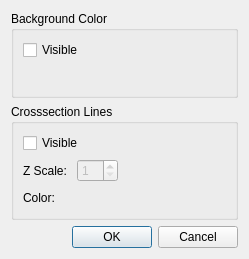
<?xml version="1.0" encoding="UTF-8"?>
<ui version="4.0">
 <class>RawDataRiverSurveyDisplaySettingDialog</class>
 <widget class="QDialog" name="RawDataRiverSurveyDisplaySettingDialog">
  <property name="geometry">
   <rect>
    <x>0</x>
    <y>0</y>
    <width>249</width>
    <height>239</height>
   </rect>
  </property>
  <property name="windowTitle">
   <string>Display Setting</string>
  </property>
  <layout class="QVBoxLayout" name="verticalLayout_2">
   <item>
    <widget class="QGroupBox" name="bgGroupBox">
     <property name="title">
      <string>Background Color</string>
     </property>
     <layout class="QVBoxLayout" name="verticalLayout">
      <item>
       <widget class="QCheckBox" name="bgVisibleCheckBox">
        <property name="text">
         <string>Visible</string>
        </property>
       </widget>
      </item>
      <item>
       <layout class="QHBoxLayout" name="horizontalLayout">
        <item>
         <spacer name="horizontalSpacer_2">
          <property name="orientation">
           <enum>Qt::Horizontal</enum>
          </property>
          <property name="sizeType">
           <enum>QSizePolicy::Fixed</enum>
          </property>
          <property name="sizeHint" stdset="0">
           <size>
            <width>15</width>
            <height>20</height>
           </size>
          </property>
         </spacer>
        </item>
        <item>
         <widget class="TransparencyWidget" name="transparencyWidget" native="true">
          <property name="enabled">
           <bool>false</bool>
          </property>
         </widget>
        </item>
        <item>
         <spacer name="horizontalSpacer">
          <property name="orientation">
           <enum>Qt::Horizontal</enum>
          </property>
          <property name="sizeHint" stdset="0">
           <size>
            <width>40</width>
            <height>20</height>
           </size>
          </property>
         </spacer>
        </item>
       </layout>
      </item>
     </layout>
    </widget>
   </item>
   <item>
    <widget class="QGroupBox" name="crosssectionGroupBox">
     <property name="title">
      <string>Crosssection Lines</string>
     </property>
     <layout class="QGridLayout" name="gridLayout">
      <item row="0" column="0" colspan="2">
       <widget class="QCheckBox" name="clVisibleCheckBox">
        <property name="text">
         <string>Visible</string>
        </property>
       </widget>
      </item>
      <item row="1" column="0">
       <widget class="QLabel" name="zScaleLabel">
        <property name="text">
         <string>Z Scale: </string>
        </property>
       </widget>
      </item>
      <item row="1" column="1">
       <layout class="QHBoxLayout" name="horizontalLayout_2">
        <item>
         <widget class="QSpinBox" name="zScaleSpinBox">
          <property name="enabled">
           <bool>false</bool>
          </property>
          <property name="minimum">
           <number>1</number>
          </property>
         </widget>
        </item>
        <item>
         <spacer name="horizontalSpacer_3">
          <property name="orientation">
           <enum>Qt::Horizontal</enum>
          </property>
          <property name="sizeHint" stdset="0">
           <size>
            <width>40</width>
            <height>20</height>
           </size>
          </property>
         </spacer>
        </item>
       </layout>
      </item>
      <item row="2" column="0">
       <widget class="QLabel" name="colorLabel">
        <property name="text">
         <string>Color:</string>
        </property>
       </widget>
      </item>
      <item row="2" column="1">
       <layout class="QHBoxLayout" name="horizontalLayout_3">
        <item>
         <widget class="ColorEditWidget" name="colorWidget">
          <property name="text">
           <string/>
          </property>
         </widget>
        </item>
        <item>
         <spacer name="horizontalSpacer_4">
          <property name="orientation">
           <enum>Qt::Horizontal</enum>
          </property>
          <property name="sizeHint" stdset="0">
           <size>
            <width>40</width>
            <height>20</height>
           </size>
          </property>
         </spacer>
        </item>
       </layout>
      </item>
     </layout>
    </widget>
   </item>
   <item>
    <spacer name="verticalSpacer">
     <property name="orientation">
      <enum>Qt::Vertical</enum>
     </property>
     <property name="sizeHint" stdset="0">
      <size>
       <width>20</width>
       <height>4</height>
      </size>
     </property>
    </spacer>
   </item>
   <item>
    <widget class="QDialogButtonBox" name="buttonBox">
     <property name="orientation">
      <enum>Qt::Horizontal</enum>
     </property>
     <property name="standardButtons">
      <set>QDialogButtonBox::Cancel|QDialogButtonBox::Ok</set>
     </property>
    </widget>
   </item>
  </layout>
 </widget>
 <customwidgets>
  <customwidget>
   <class>TransparencyWidget</class>
   <extends>QWidget</extends>
   <header>guibase/transparencywidget.h</header>
   <container>1</container>
  </customwidget>
  <customwidget>
   <class>ColorEditWidget</class>
   <extends>QLabel</extends>
   <header>guibase/coloreditwidget.h</header>
  </customwidget>
 </customwidgets>
 <resources/>
 <connections>
  <connection>
   <sender>buttonBox</sender>
   <signal>accepted()</signal>
   <receiver>RawDataRiverSurveyDisplaySettingDialog</receiver>
   <slot>accept()</slot>
   <hints>
    <hint type="sourcelabel">
     <x>236</x>
     <y>202</y>
    </hint>
    <hint type="destinationlabel">
     <x>157</x>
     <y>91</y>
    </hint>
   </hints>
  </connection>
  <connection>
   <sender>buttonBox</sender>
   <signal>rejected()</signal>
   <receiver>RawDataRiverSurveyDisplaySettingDialog</receiver>
   <slot>reject()</slot>
   <hints>
    <hint type="sourcelabel">
     <x>255</x>
     <y>202</y>
    </hint>
    <hint type="destinationlabel">
     <x>255</x>
     <y>91</y>
    </hint>
   </hints>
  </connection>
  <connection>
   <sender>bgVisibleCheckBox</sender>
   <signal>toggled(bool)</signal>
   <receiver>transparencyWidget</receiver>
   <slot>setEnabled(bool)</slot>
   <hints>
    <hint type="sourcelabel">
     <x>76</x>
     <y>46</y>
    </hint>
    <hint type="destinationlabel">
     <x>40</x>
     <y>73</y>
    </hint>
   </hints>
  </connection>
  <connection>
   <sender>clVisibleCheckBox</sender>
   <signal>toggled(bool)</signal>
   <receiver>zScaleSpinBox</receiver>
   <slot>setEnabled(bool)</slot>
   <hints>
    <hint type="sourcelabel">
     <x>56</x>
     <y>118</y>
    </hint>
    <hint type="destinationlabel">
     <x>89</x>
     <y>147</y>
    </hint>
   </hints>
  </connection>
 </connections>
</ui>
